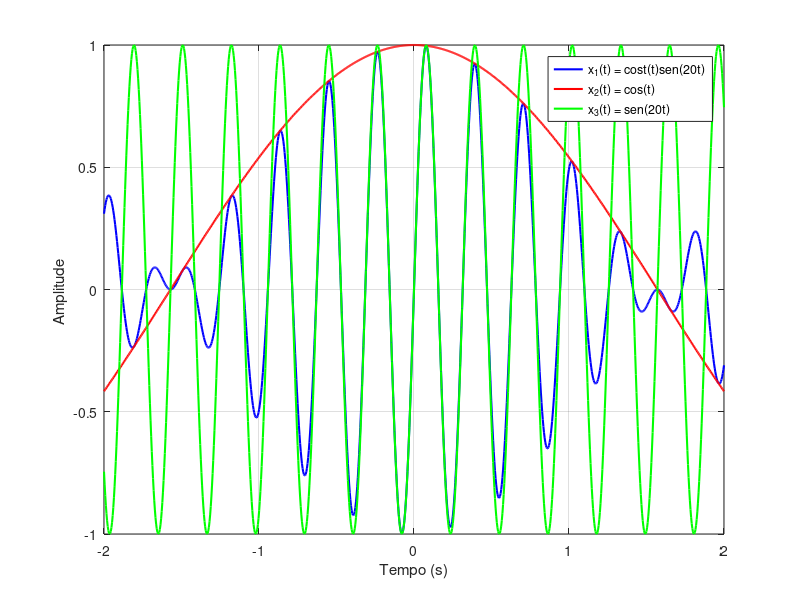

Reproduce this figure in MATLAB.
% Intervalo de tempo
t = linspace(-2, 2, 1000);

% Funções
x1 = cos(t).*sin(20*t);
x2 = cos(t);
x3 = sin(20*t);

% Gráficos
figure
plot(t, x1, 'b', 'LineWidth', 1.5);
hold on;
plot(t, x2, 'r', 'LineWidth', 1.5);
hold on;
plot(t, x3, 'g', 'LineWidth', 1.5);
hold off;

% definindo legenda
legend('x_1(t) = cost(t)sen(20t)', ...
       'x_2(t) = cos(t)', ...
       'x_3(t) = sen(20t)');

xlabel('Tempo (s)');
ylabel('Amplitude ');
grid on;